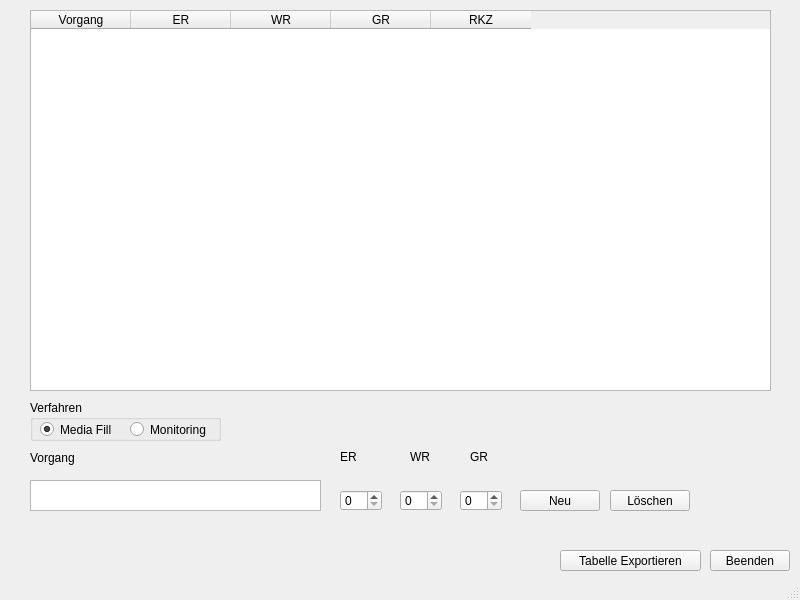
<?xml version="1.0" encoding="UTF-8"?>
<ui version="4.0">
 <class>MainWindow</class>
 <widget class="QMainWindow" name="MainWindow">
  <property name="geometry">
   <rect>
    <x>0</x>
    <y>0</y>
    <width>800</width>
    <height>600</height>
   </rect>
  </property>
  <property name="minimumSize">
   <size>
    <width>800</width>
    <height>600</height>
   </size>
  </property>
  <property name="maximumSize">
   <size>
    <width>800</width>
    <height>600</height>
   </size>
  </property>
  <property name="windowTitle">
   <string>Media Fill Evaluator</string>
  </property>
  <widget class="QWidget" name="centralwidget">
   <widget class="QPushButton" name="btQuit">
    <property name="geometry">
     <rect>
      <x>710</x>
      <y>550</y>
      <width>80</width>
      <height>21</height>
     </rect>
    </property>
    <property name="minimumSize">
     <size>
      <width>80</width>
      <height>20</height>
     </size>
    </property>
    <property name="maximumSize">
     <size>
      <width>80</width>
      <height>21</height>
     </size>
    </property>
    <property name="text">
     <string>Beenden</string>
    </property>
   </widget>
   <widget class="QPushButton" name="btExportTable">
    <property name="geometry">
     <rect>
      <x>560</x>
      <y>550</y>
      <width>141</width>
      <height>21</height>
     </rect>
    </property>
    <property name="minimumSize">
     <size>
      <width>100</width>
      <height>20</height>
     </size>
    </property>
    <property name="maximumSize">
     <size>
      <width>150</width>
      <height>21</height>
     </size>
    </property>
    <property name="text">
     <string>Tabelle Exportieren</string>
    </property>
   </widget>
   <widget class="QTableWidget" name="tblTable">
    <property name="geometry">
     <rect>
      <x>30</x>
      <y>10</y>
      <width>741</width>
      <height>381</height>
     </rect>
    </property>
    <column>
     <property name="text">
      <string>Vorgang</string>
     </property>
    </column>
    <column>
     <property name="text">
      <string>ER</string>
     </property>
    </column>
    <column>
     <property name="text">
      <string>WR</string>
     </property>
    </column>
    <column>
     <property name="text">
      <string>GR</string>
     </property>
    </column>
    <column>
     <property name="text">
      <string>RKZ</string>
     </property>
    </column>
   </widget>
   <widget class="QTextEdit" name="txInInput">
    <property name="geometry">
     <rect>
      <x>30</x>
      <y>480</y>
      <width>291</width>
      <height>31</height>
     </rect>
    </property>
   </widget>
   <widget class="QLabel" name="lbInput">
    <property name="geometry">
     <rect>
      <x>30</x>
      <y>450</y>
      <width>47</width>
      <height>16</height>
     </rect>
    </property>
    <property name="text">
     <string>Vorgang</string>
    </property>
   </widget>
   <widget class="QGroupBox" name="grpVerfahren">
    <property name="geometry">
     <rect>
      <x>30</x>
      <y>400</y>
      <width>191</width>
      <height>41</height>
     </rect>
    </property>
    <property name="title">
     <string>Verfahren</string>
    </property>
    <widget class="QRadioButton" name="rbMediaFill">
     <property name="geometry">
      <rect>
       <x>10</x>
       <y>20</y>
       <width>84</width>
       <height>19</height>
      </rect>
     </property>
     <property name="text">
      <string>Media Fill</string>
     </property>
     <property name="checked">
      <bool>true</bool>
     </property>
    </widget>
    <widget class="QRadioButton" name="rbMonitoring">
     <property name="geometry">
      <rect>
       <x>100</x>
       <y>20</y>
       <width>84</width>
       <height>19</height>
      </rect>
     </property>
     <property name="text">
      <string>Monitoring</string>
     </property>
    </widget>
   </widget>
   <widget class="QSpinBox" name="sbER">
    <property name="geometry">
     <rect>
      <x>340</x>
      <y>490</y>
      <width>42</width>
      <height>21</height>
     </rect>
    </property>
    <property name="maximum">
     <number>10</number>
    </property>
   </widget>
   <widget class="QSpinBox" name="sbWR">
    <property name="geometry">
     <rect>
      <x>400</x>
      <y>490</y>
      <width>42</width>
      <height>21</height>
     </rect>
    </property>
    <property name="maximum">
     <number>10</number>
    </property>
   </widget>
   <widget class="QSpinBox" name="sbGR">
    <property name="geometry">
     <rect>
      <x>460</x>
      <y>490</y>
      <width>42</width>
      <height>21</height>
     </rect>
    </property>
    <property name="maximum">
     <number>10</number>
    </property>
   </widget>
   <widget class="QPushButton" name="btNew">
    <property name="geometry">
     <rect>
      <x>520</x>
      <y>490</y>
      <width>80</width>
      <height>21</height>
     </rect>
    </property>
    <property name="text">
     <string>Neu</string>
    </property>
   </widget>
   <widget class="QPushButton" name="btDelete">
    <property name="geometry">
     <rect>
      <x>610</x>
      <y>490</y>
      <width>80</width>
      <height>21</height>
     </rect>
    </property>
    <property name="text">
     <string>Löschen</string>
    </property>
   </widget>
   <widget class="QLabel" name="lbER">
    <property name="geometry">
     <rect>
      <x>340</x>
      <y>450</y>
      <width>47</width>
      <height>13</height>
     </rect>
    </property>
    <property name="text">
     <string>ER</string>
    </property>
   </widget>
   <widget class="QLabel" name="lbGR">
    <property name="geometry">
     <rect>
      <x>470</x>
      <y>450</y>
      <width>47</width>
      <height>13</height>
     </rect>
    </property>
    <property name="text">
     <string>GR</string>
    </property>
   </widget>
   <widget class="QLabel" name="lbWR">
    <property name="geometry">
     <rect>
      <x>410</x>
      <y>450</y>
      <width>47</width>
      <height>13</height>
     </rect>
    </property>
    <property name="text">
     <string>WR</string>
    </property>
   </widget>
  </widget>
  <widget class="QStatusBar" name="statusbar"/>
 </widget>
 <resources/>
 <connections/>
</ui>
